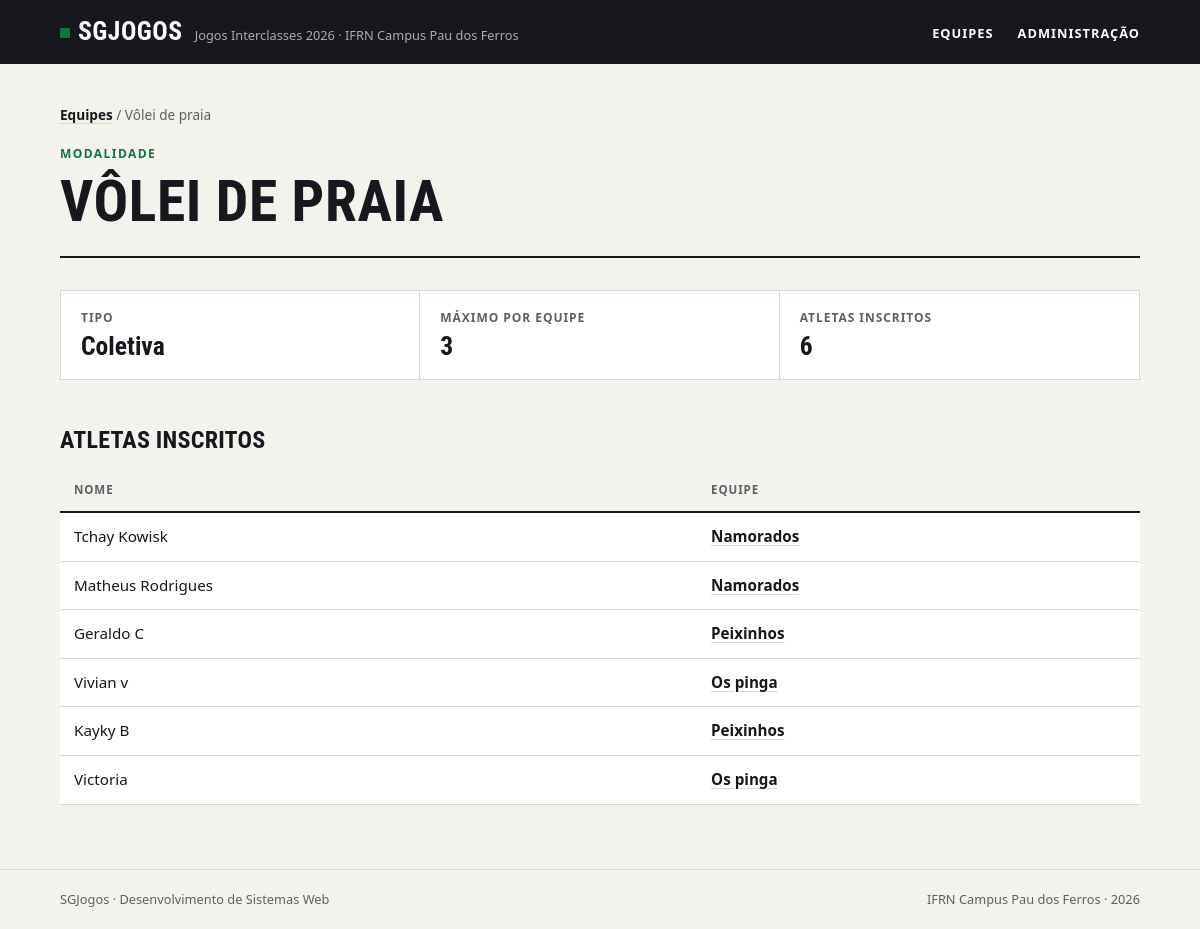
The app's page /modalidades/1 with its own data.
### jogos/models.py (models this page shows, shortened)
class Modalidade(models.Model):
    TIPOS = {
        "Coletiva": "Coletiva",
        "Individual": "Individual"
             }
    nome = models.CharField(max_length=100, unique=True)
    tipo = models.CharField(max_length=20, choices=TIPOS)
    max_atletas = models.PositiveIntegerField()
    class Meta:
        verbose_name = 'Modalidade'
        verbose_name_plural = 'Modalidades'
    @property
    def qnt_atletas(self):
        return self.atletas.count()

class Atleta(models.Model):
    nome = models.CharField(max_length=100)
    matricula = models.CharField(max_length=100, unique=True)
    data_nascimento = models.DateField()
    modalidades = models.ManyToManyField(Modalidade, blank=True, related_name='atletas')
    equipe = models.ForeignKey(Equipe, on_delete=models.PROTECT, null=True, blank=True, related_name='atletas')
    class Meta:
        verbose_name = 'Atleta'
        verbose_name_plural = 'Atletas'

class Equipe(models.Model):
    nome = models.CharField(max_length=100, unique=True)
    curso = models.CharField(max_length=100)
    cor = models.CharField(max_length=7)
    criada_em = models.DateTimeField(auto_now_add=timezone.now())
    class Meta:
        verbose_name = 'Equipe'
        verbose_name_plural = 'Equipes'

### jogos/views.py (the view)
# urls.py: path('modalidades/<id>', views.modalidade, name='modalidade'),
def modalidade(request, id):
    modalidade = get_object_or_404(Modalidade, pk=id)
    atletas = Atleta.objects.filter(modalidades=modalidade)
    contexto = {
        'modalidade': modalidade,
        'atletas': atletas,
    }
    return render(request, 'jogos/modalidade.html', contexto)

### jogos/templates/jogos/modalidade.html (shortened to what this page needs)
{% extends 'base.html' %}
{% block conteudo %}
    <nav class="trilha"><a href="{% url 'index' %}">Equipes</a> / {{ modalidade.nome }}</nav>
    <header class="topo">
        <span class="sobretitulo">Modalidade</span>
        <h1>{{ modalidade.nome }}</h1>
    </header>
    <dl class="numeros">
        <div>
            <dt>Tipo</dt>
            <dd>{{ modalidade.tipo }}</dd>
        </div>
        <div>
            <dt>Máximo por equipe</dt>
            <dd>{{ modalidade.max_atletas }}</dd>
        </div>
        <div>
            <dt>Atletas inscritos</dt>
            <dd>{{ modalidade.qnt_atletas }}</dd>
        </div>
    </dl>
    <h2>Atletas inscritos</h2>
    <div class="tabela">
        <table>
            <thead>
                <tr>
                    <th>Nome</th>
                    <th>Equipe</th>
                </tr>
            </thead>
            <tbody>
                {% for atleta in atletas %}
                <tr>
                    <td>{{ atleta.nome }}</td>
                    <td><a href="{% url 'equipe' atleta.equipe.id %}">{{ atleta.equipe.nome }}</a></td>
                </tr>
                {% empty %}
                <tr><td class="vazio" colspan="2">Nenhum atleta inscrito nesta modalidade.</td></tr>
                {% endfor %}
            </tbody>
        </table>
    </div>
{% endblock %}

### static/css/style.css (style rules this page uses)
:root { --papel: #f4f2ed; --branco: #ffffff; --tinta: #16181d; --tinta-suave: #5c5f67; --linha: #dcd8ce; --verde: #12733f; --verde-claro: #e2efe6; --fonte-texto: system-ui, -apple-system, "Segoe UI", Roboto, Ubuntu, "Helvetica Neue", Arial, sans-serif; --fonte-titulo: "Bahnschrift SemiCondensed", "Bahnschrift", "Avenir Next Condensed", "Roboto Condensed", "Ubuntu Condensed", "Arial Narrow", var(--fonte-texto); }
*, *::before, *::after { box-sizing: border-box; }
* { margin: 0; padding: 0; }
body { min-height: 100vh; display: flex; flex-direction: column; background: var(--papel); color: var(--tinta); font-family: var(--fonte-texto); font-size: 1rem; line-height: 1.55; -webkit-font-smoothing: antialiased; }
a { color: inherit; }
h1, h2, h3 { font-family: var(--fonte-titulo); font-stretch: condensed; font-weight: 700; line-height: 1.05; text-transform: uppercase; letter-spacing: 0.01em; }
.topo { padding-bottom: 24px; margin-bottom: 32px; border-bottom: 2px solid var(--tinta); }
.sobretitulo { display: block; margin-bottom: 8px; color: var(--verde); font-size: 0.75rem; font-weight: 700; letter-spacing: 0.12em; text-transform: uppercase; }
h1 { font-size: clamp(2.2rem, 6vw, 3.6rem); }
h2 { margin: 48px 0 16px; font-size: 1.5rem; }
.trilha { margin-bottom: 20px; color: var(--tinta-suave); font-size: 0.85rem; }
.trilha a { color: var(--tinta); font-weight: 600; text-decoration-color: var(--linha); text-underline-offset: 3px; }
.numeros { display: grid; grid-template-columns: repeat(auto-fit, minmax(180px, 1fr)); border: 1px solid var(--linha); background: var(--branco); }
.numeros div { padding: 18px 20px; border-right: 1px solid var(--linha); }
.numeros div:last-child { border-right: none; }
.numeros dt { color: var(--tinta-suave); font-size: 0.75rem; font-weight: 700; letter-spacing: 0.08em; text-transform: uppercase; }
.numeros dd { margin-top: 4px; font-family: var(--fonte-titulo); font-stretch: condensed; font-size: 1.6rem; font-weight: 700; line-height: 1.15; font-variant-numeric: tabular-nums; overflow-wrap: anywhere; }
.tabela { overflow-x: auto; }
table { width: 100%; border-collapse: collapse; background: var(--branco); font-size: 0.95rem; font-variant-numeric: tabular-nums; }
th, td { padding: 12px 14px; border-bottom: 1px solid var(--linha); text-align: left; vertical-align: top; }
th { border-bottom: 2px solid var(--tinta); background: var(--papel); color: var(--tinta-suave); font-size: 0.72rem; font-weight: 700; letter-spacing: 0.08em; text-transform: uppercase; }
td a { font-weight: 600; text-decoration-color: var(--linha); text-underline-offset: 3px; }

### records on screen
Modalidade: nome "Vôlei de praia", nome "VÔLEI DE PRAIA", tipo "Coletiva", max_atletas "3", qnt_atletas "6"
Atleta: nome "Tchay Kowisk", equipe.nome "Namorados"
Atleta: nome "Matheus Rodrigues", equipe.nome "Namorados"
Atleta: nome "Geraldo C", equipe.nome "Peixinhos"
Atleta: nome "Vivian v", equipe.nome "Os pinga"
Atleta: nome "Kayky B", equipe.nome "Peixinhos"
Atleta: nome "Victoria", equipe.nome "Os pinga"
